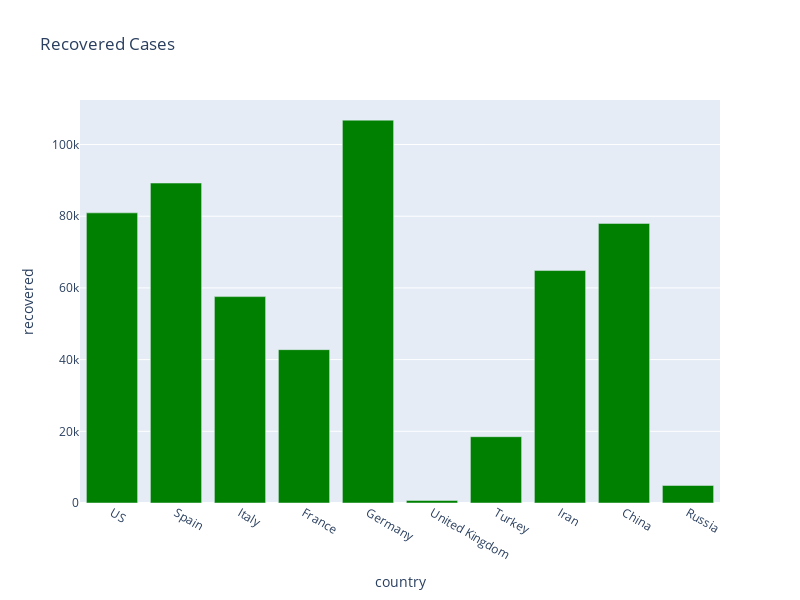

The notebook cell saved with this chart:
### Markdown cell above
## <font color="green"> Graph for Recovered Cases </font>

### Code cell
px.bar(
    sorted_country_df.head(10),
    x = "country",
    y = "recovered",
    title= "Recovered Cases",
    color_discrete_sequence=["green"], 
    height=600,
    width=800
)

### Figure 1 — Plotly figure (JSON) as saved in the notebook; plotly's stock layout.template omitted (floating-point values rounded to 4 significant figures)
{"data": [{"alignmentgroup": "True", "hovertemplate": "country=%{x}<br>recovered=%{y}<extra></extra>", "legendgroup": "", "marker": {"color": "green"}, "name": "", "offsetgroup": "", "orientation": "v", "showlegend": false, "textposition": "auto", "type": "bar", "x": ["US", "Spain", "Italy", "France", "Germany", "United Kingdom", "Turkey", "Iran", "China", "Russia"], "xaxis": "x", "y": [80934, 89250, 57576, 42773, 106800, 712, 18491, 64843, 77997, 4891], "yaxis": "y"}], "layout": {"barmode": "relative", "height": 600, "legend": {"tracegroupgap": 0}, "title": {"text": "Recovered Cases"}, "width": 800, "xaxis": {"anchor": "y", "domain": [0, 1], "title": {"text": "country"}}, "yaxis": {"anchor": "x", "domain": [0, 1], "title": {"text": "recovered"}}}}
